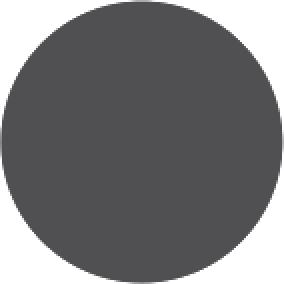
#> input picture addons/gut/images/eyey.png, 142 x 142 px (shown 2 times larger)
$ python pixelize.py ../../addons/gut/images/eyey.png
#> lines starting #> are read from the running program, lines starting #| are printed output that depends on the picture
# /// script
# requires-python = ">=3.10"
# dependencies = ["pillow>=10", "numpy>=1.26"]
# ///
"""Turn a high-resolution generated image into game-ready pixel art.

Steps: crop to the target aspect, downscale to the target size, reduce colours
to a fixed palette (a .gpl/.hex file) or to N adaptive colours, with optional
ordered (Bayer) or Floyd-Steinberg dithering. It also writes an enlarged
preview with nearest-neighbour scaling.

Usage:
  uv run tools/art-pipeline/pixelize.py IN.png --size 96x128 --colors 32 --dither bayer
  uv run tools/art-pipeline/pixelize.py IN.png --size 320x144 --palette master.gpl
"""
import argparse
from pathlib import Path

import numpy as np
from PIL import Image

BAYER4 = (np.array([[0, 8, 2, 10], [12, 4, 14, 6], [3, 11, 1, 9], [15, 7, 13, 5]]) + 0.5) / 16 - 0.5


def load_palette(path: Path) -> np.ndarray:
    colours = []
    for line in path.read_text().splitlines():
        line = line.strip()
        if not line or line.startswith(("#", "GIMP", "Name", "Columns")):
            if line.startswith("#") and len(line) in (7, 9):  # "#rrggbb" in a .hex list
                colours.append(tuple(int(line[i:i + 2], 16) for i in (1, 3, 5)))
            continue
        parts = line.split()
        if len(parts) >= 3 and all(p.isdigit() for p in parts[:3]):  # GIMP .gpl row
            colours.append(tuple(int(p) for p in parts[:3]))
        elif len(line) in (6, 7):  # "rrggbb" in a .hex list
            h = line.lstrip("#")
            colours.append(tuple(int(h[i:i + 2], 16) for i in (0, 2, 4)))
    if not colours:
        raise SystemExit(f"No colours found in {path}")
    return np.array(colours, dtype=np.float32)


def adaptive_palette(img: Image.Image, n: int) -> np.ndarray:
    q = img.quantize(colors=n, method=Image.Quantize.MEDIANCUT, dither=Image.Dither.NONE)
    pal = np.array(q.getpalette()[: n * 3], dtype=np.float32).reshape(-1, 3)
    return pal


def nearest(pixels: np.ndarray, pal: np.ndarray) -> np.ndarray:
    d = ((pixels[..., None, :] - pal[None, None, :, :]) ** 2).sum(-1)
    return d.argmin(-1)


def reduce(img: Image.Image, pal: np.ndarray, dither: str, strength: float) -> Image.Image:
    a = np.asarray(img.convert("RGB"), dtype=np.float32)
    h, w, _ = a.shape
    if dither == "bayer":
        # Spread of the threshold scales with the average gap between palette colours.
        spread = strength * 255 / max(2, len(pal) ** (1 / 3))
        t = np.tile(BAYER4, (h // 4 + 1, w // 4 + 1))[:h, :w][..., None]
        idx = nearest(np.clip(a + t * spread, 0, 255), pal)
    elif dither == "fs":
        a = a.copy()
        idx = np.zeros((h, w), dtype=np.int64)
        for y in range(h):
            for x in range(w):
                old = a[y, x]
                i = int(((pal - old) ** 2).sum(1).argmin())
                idx[y, x] = i
                err = (old - pal[i]) * strength
                if x + 1 < w: a[y, x + 1] += err * 7 / 16
                if y + 1 < h:
                    if x > 0: a[y + 1, x - 1] += err * 3 / 16
                    a[y + 1, x] += err * 5 / 16
                    if x + 1 < w: a[y + 1, x + 1] += err * 1 / 16
    else:
        idx = nearest(a, pal)
    return Image.fromarray(pal[idx].astype(np.uint8), "RGB")


def crop_to_aspect(img: Image.Image, tw: int, th: int) -> Image.Image:
    w, h = img.size
    target = tw / th
    if w / h > target:
        nw = round(h * target)
        x = (w - nw) // 2
        return img.crop((x, 0, x + nw, h))
    nh = round(w / target)
    y = (h - nh) // 2
    return img.crop((0, y, w, y + nh))


def main() -> None:
    ap = argparse.ArgumentParser(description=__doc__, formatter_class=argparse.RawDescriptionHelpFormatter)
    ap.add_argument("input", type=Path)
    ap.add_argument("--size", default="96x128", help="target WxH in game pixels (default 96x128)")
    src = ap.add_mutually_exclusive_group()
    src.add_argument("--palette", type=Path, help=".gpl or .hex palette file (the master palette)")
    src.add_argument("--colors", type=int, default=32, help="adaptive palette size when no --palette (default 32)")
    ap.add_argument("--max-colors", type=int, default=0,
                    help="with --palette: keep only the N palette colours the image uses most (e.g. 32)")
    ap.add_argument("--dither", choices=["none", "bayer", "fs"], default="bayer")
    ap.add_argument("--strength", type=float, default=0.6, help="dither strength 0..1 (default 0.6)")
    ap.add_argument("--preview-scale", type=int, default=6, help="nearest-neighbour scale of the preview (default 6)")
    ap.add_argument("--out", type=Path, help="output path (default: next to input, *-px.png)")
    args = ap.parse_args()

    tw, th = (int(v) for v in args.size.lower().split("x"))
    img = Image.open(args.input).convert("RGB")
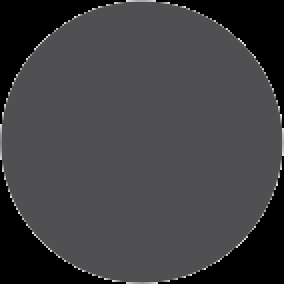
#> img: PIL image 142x142 RGB (shown 2 times larger); mean R, G, B 64.2, 63.4, 65
    img = crop_to_aspect(img, tw, th).resize((tw, th), Image.Resampling.LANCZOS)
#> in crop_to_aspect, `return img.crop((x, 0, x + nw, h))`:
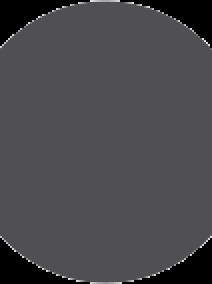
#> returned value: PIL image 106x142 RGB (shown 2 times larger); mean R, G, B 72.8, 71.9, 73.7
#> img: PIL image 96x128 RGB
    pal = load_palette(args.palette) if args.palette else adaptive_palette(img, args.colors)
#> in adaptive_palette, `pal = np.array(q.getpalette()[: n * 3], dtype=np.float32).reshape(-1, 3)`: pal = 32 rows, first 8: [196, 195, 196], [173, 173, 174], [160, 159, 160], [147, 146, 148], [130, 130, 131], [117, 116, 117], [103, 103, 104], [96, 95, 96]
    if args.max_colors and len(pal) > args.max_colors:
        # Keep the palette entries this image uses most (TTLUTS-21: at most 32 per scene).
        counts = np.bincount(nearest(np.asarray(img, dtype=np.float32), pal).ravel(), minlength=len(pal))
        pal = pal[np.sort(np.argsort(counts)[::-1][: args.max_colors])]
    px = reduce(img, pal, args.dither, args.strength)
#> in reduce, `spread = strength * 255 / max(2, len(pal) ** (1 / 3))`: spread = 48.19
#> in nearest, `return d.argmin(-1)`:
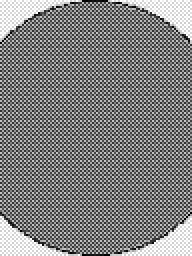
#> returned value: shape (128, 96) int64 (shown 2 times larger); min 0, max 31, mean 15.6; drawn with min black and max white
#> in reduce, `return Image.fromarray(pal[idx].astype(np.uint8), "RGB")`:
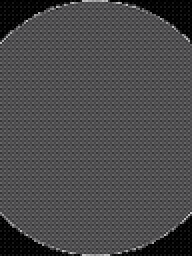
#> returned value: PIL image 96x128 RGB (shown 2 times larger); mean R, G, B 73.7, 73, 74.4

    out = args.out or args.input.with_name(args.input.stem + f"-px{tw}x{th}.png")
    px.save(out)
    preview = out.with_name(out.stem + f"-x{args.preview_scale}.png")
    px.resize((tw * args.preview_scale, th * args.preview_scale), Image.Resampling.NEAREST).save(preview)
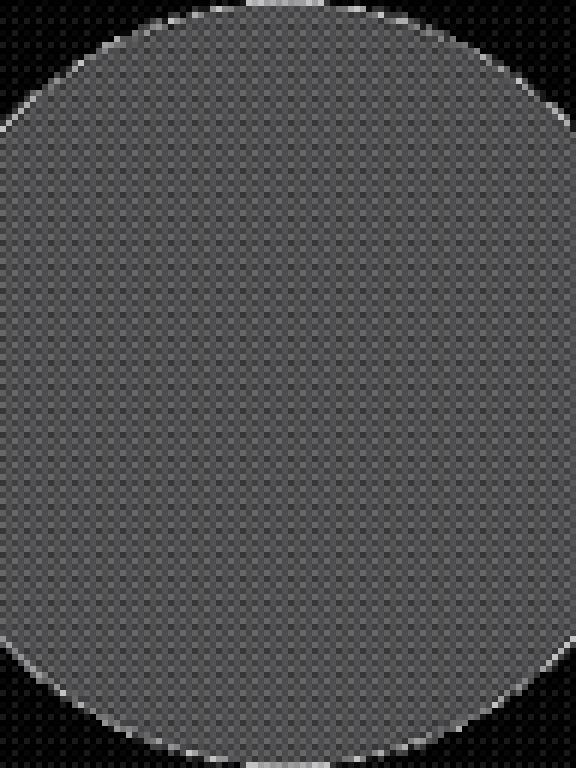
#> saved as eyey-px96x128-x6.png: PIL image 576x768 RGB; mean R, G, B 73.7, 73, 74.4
    used = len(np.unique(np.asarray(px).reshape(-1, 3), axis=0))
#> used = 31
    print(f"{out} ({tw}x{th}, {used} colours used of {len(pal)}), preview {preview}")
#| ../../addons/gut/images/eyey-px96x128.png (96x128, 31 colours used of 32), preview ../../addons/gut/images/eyey-px96x128-x6.png


if __name__ == "__main__":
    main()
